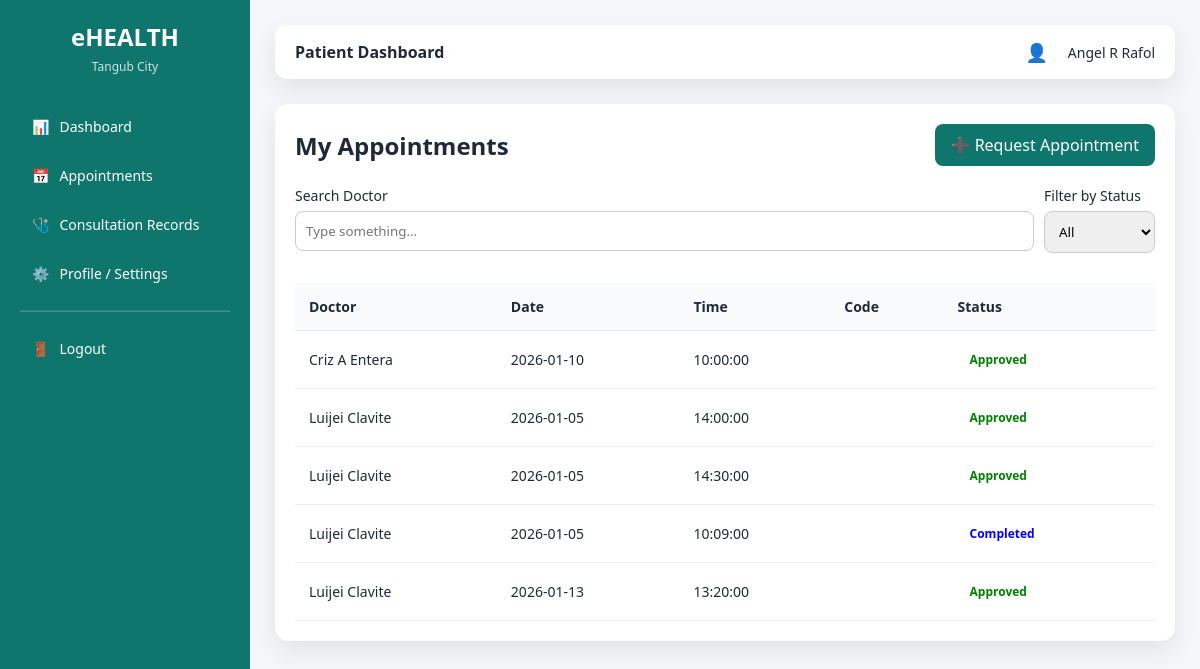
/patient/appointments.php (signed in), run on an earlier commit of the app's database.
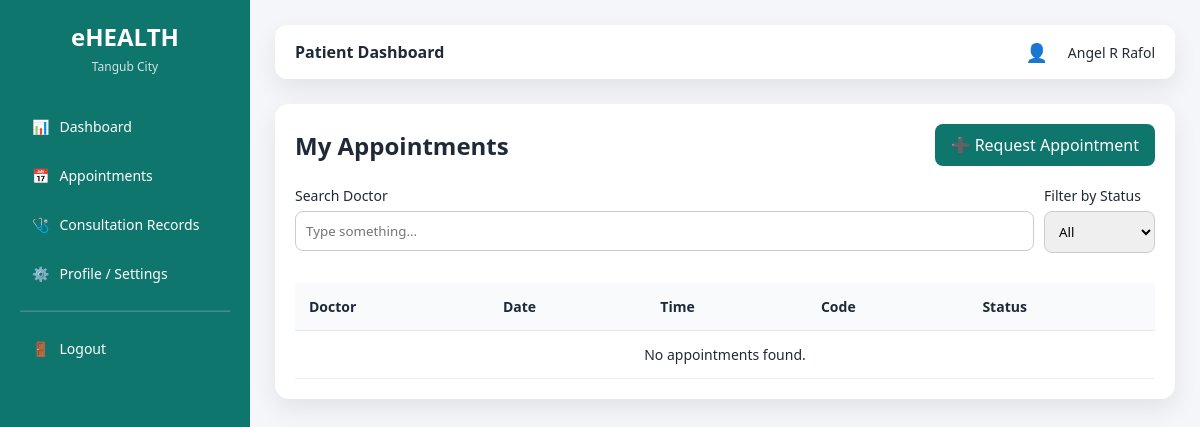
And on a later commit of the database.
### tables this page shows
CREATE TABLE `appointments` (
  `appointment_id` int(11) NOT NULL,
  `patient_id` int(11) NOT NULL,
  `doctor_id` int(11) NOT NULL,
  `appointment_date` date NOT NULL,
  `appointment_time` varchar(20) NOT NULL,
  `type` varchar(255) NOT NULL,
  `reason` text DEFAULT NULL,
  `qr_code` int(11) NOT NULL DEFAULT 100000,
  `status` enum('Pending','Approved','Completed','Check-in','Cancelled') DEFAULT 'Pending',
  `created_at` timestamp NOT NULL DEFAULT current_timestamp()
);

CREATE TABLE `users` (
  `user_id` int(11) NOT NULL,
  `full_name` varchar(100) NOT NULL,
  `email` varchar(100) NOT NULL,
  `password` varchar(255) NOT NULL,
  `role` enum('admin','staff','doctor','patient') NOT NULL,
  `status` enum('active','inactive') DEFAULT 'active',
  `created_at` timestamp NOT NULL DEFAULT current_timestamp()
);

### patient/appointments.php (the view, shortened to what this page needs)
<?php
require_once "../config/database.php";
$user_id = $_SESSION['user_id'];
$p = mysqli_fetch_assoc(
    mysqli_query($conn, "SELECT patient_id FROM patients WHERE user_id = $user_id")
);
$patient_id = $p['patient_id'];
$appointments = mysqli_query($conn, "
    SELECT
        a.appointment_date,
        a.appointment_time,
        a.status,
        a.qr_code,
        u.full_name AS doctor_name
    FROM appointments a
    JOIN users u ON a.doctor_id = u.user_id
    WHERE a.patient_id = $patient_id
    ORDER BY a.appointment_id DESC
");
?>
<!DOCTYPE html>
<html>
<head>
    <link rel="stylesheet" href="../assets/css/ui.css">
</head>
<body>
<div class="layout">
    <?php require "../layouts/sidebar.php"; ?>
    <main class="main">
        <?php require "../layouts/topbar.php"; ?>
        <div class="card">
            <div class="page-header">
                <h2>My Appointments</h2>
                <a href="request_appointment.php" class="btn-primary">
                    ➕ Request Appointment
                </a>
            </div>
            <div style="display: flex; justify-content: space-between; margin-bottom: 15px;">
                <div class="form-group" style="flex: 1; margin-right: 10px;">
                    <label>Search Doctor</label>
                    <input type="text" id="searchInput" placeholder="Type something..." />
                </div>
                <div class="form-group">
                    <label>Filter by Status</label>
                    <select id="statusFilter">
                        <option value="all">All</option>
                    </select>
                </div>
            </div>
            <table class="data-table" id="appointmentsTable">
                <thead>
                    <tr>
                        <th>Doctor</th>
                        <th>Date</th>
                        <th>Time</th>
                        <th>Code</th>
                        <th>Status</th>
                    </tr>
                </thead>
                <tbody>
                    <?php if(mysqli_num_rows($appointments) > 0): ?>
                        <?php while($row = mysqli_fetch_assoc($appointments)): ?>
                            <tr>
                                <td class="doctor"><?= htmlspecialchars($row['doctor_name']) ?></td>
                                <td><?= htmlspecialchars($row['appointment_date']) ?></td>
                                <td><?= htmlspecialchars(strtoupper($row['appointment_time'])) ?></td>
                                <td><?= htmlspecialchars($row['qr_code']) ?></td>
                                <td>
                                    <span
                                        class="status <?= strtolower(trim($row['status'])) ?>"
                                        data-status="<?= strtolower(trim($row['status'])) ?>"
                                    >
                                        <?= ucfirst($row['status']) ?>
                                    </span>
                                </td>
                            </tr>
                        <?php endwhile; ?>
                    <?php else: ?>
                        <tr class="no-data-row">
                            <td colspan="5" class="text-center">No appointments found.</td>
                        </tr>
                    <?php endif; ?>
                </tbody>
            </table>
        </div>
    </main>
</div>
</body>
</html>

### layouts/sidebar.php (shortened to what this page needs)
<?php
$role = $_SESSION['role'];
$current = basename($_SERVER['PHP_SELF']);
?>
<aside class="sidebar">
    <div class="sidebar-header">
        <h2>eHEALTH</h2>
        <p class="subtitle">Tangub City</p>
    </div>
    <nav class="menu">
        <?php if ($role === 'patient'): ?>
            <a href="dashboard.php" class="<?= $current=='dashboard.php'?'active':'' ?>">
                📊 <span>Dashboard</span>
            </a>
            <a href="appointments.php">
                📅 <span>Appointments</span>
            </a>
            <a href="consultations.php">
                🩺 <span>Consultation Records</span>
            </a>
            <a href="profile.php">
                ⚙️ <span>Profile / Settings</span>
            </a>
        <?php endif; ?>
        <hr style="margin:15px 0;border-color:rgba(255,255,255,0.2);">
        <a href="../auth/logout.php">
            🚪 <span>Logout</span>
        </a>
    </nav>
</aside>

### layouts/topbar.php (shortened to what this page needs)
<?php
$role = ucfirst($_SESSION['role']);
$full_name = $_SESSION['full_name'];
?>
<header class="topbar">
    <div class="topbar-left">
        <strong><?= $role ?> Dashboard</strong>
    </div>
    <div class="topbar-right">
        <div class="notif">
            👤
        </div>
        <span class="user-name"><?= htmlspecialchars($full_name) ?></span>
    </div>
</header>

### assets/css/ui.css (style rules this page uses)
:root { --primary: #0f766e; --primary-dark: #115e59; --background: #f4f6f9; --card-bg: #ffffff; --text-dark: #1f2937; --accent: #f59e0b; --danger: #dc2626; --success: #16a34a; --shadow: 0 10px 25px rgba(0,0,0,0.08); }
* { margin: 0; padding: 0; box-sizing: border-box; font-family: "Segoe UI", Tahoma, sans-serif; }
a { text-decoration: none; }
body { background: var(--background); color: var(--text-dark); }
.btn-primary { background: var(--primary); color: #fff; border: none; padding: 10px 16px; border-radius: 8px; cursor: pointer; transition: 0.2s ease; }
.form-group { margin-bottom: 15px; }
.form-group label { display: block; margin-bottom: 6px; font-size: 14px; }
.form-group input, .form-group select { width: 100%; padding: 10px; border-radius: 8px; border: 1px solid #ccc; }
.text-center { text-align: center; }
.layout { display: flex; min-height: 100vh; }
.main { flex: 1; padding: 25px; background: var(--background); overflow-y: auto; }
.data-table { width: 100%; border-collapse: collapse; }
.data-table thead th { background: #f8fafc; padding: 14px; font-size: 14px; text-align: left; font-weight: 600; border-bottom: 1px solid #e5e7eb; }
.data-table tbody td { padding: 14px; font-size: 14px; border-bottom: 1px solid #eee; vertical-align: middle; }
.page-header { display: flex; justify-content: space-between; align-items: center; margin-bottom: 20px; }
.card { background: #ffffff; padding: 20px; border-radius: 14px; box-shadow: var(--shadow); }
table { width: 100%; border-collapse: collapse; }
table th, table td { padding: 14px; border-bottom: 1px solid #eee; text-align: left; font-size: 14px; }
table th { background: #f8fafc; font-weight: 600; }
.status { padding: 6px 12px; border-radius: 12px; font-size: 12px; font-weight: 600; display: inline-block; }

### layouts/sidebar.php (style rules this page uses)
.sidebar { width: 250px; background: var(--primary); color: #fff; min-height: 100vh; padding: 20px; }
.sidebar-header { text-align: center; margin-bottom: 30px; }
.sidebar-header h2 { margin-bottom: 5px; }
.sidebar-header .subtitle { font-size: 12px; opacity: 0.8; }
.menu a { display: flex; align-items: center; gap: 10px; padding: 12px; color: #fff; text-decoration: none; border-radius: 8px; margin-bottom: 6px; font-size: 14px; }
.menu a span { white-space: nowrap; }

### layouts/topbar.php (style rules this page uses)
.topbar { background: #fff; padding: 15px 20px; border-radius: 12px; box-shadow: var(--shadow); display: flex; justify-content: space-between; align-items: center; margin-bottom: 25px; }
.topbar-right { display: flex; align-items: center; gap: 20px; }
.notif { position: relative; font-size: 18px; }
.user-name { font-size: 14px; font-weight: 500; }

### patient/appointments.php (style rules this page uses)
.status.approved { color: green; font-weight: bold; }
.status.completed { color: blue; font-weight: bold; }

What changed in the data, as far as the page shows it:
removed appointments: doctor.full_name "Criz A Entera", appointment_date "2026-01-10", appointment_time "10:00:00", status "Approved"
removed appointments: doctor.full_name "Luijei Clavite", appointment_date "2026-01-05", appointment_time "14:00:00", status "Approved"
removed appointments: doctor.full_name "Luijei Clavite", appointment_date "2026-01-05", appointment_time "14:30:00", status "Approved"
removed appointments: doctor.full_name "Luijei Clavite", appointment_date "2026-01-05", appointment_time "10:09:00", status "Completed"
removed appointments: doctor.full_name "Luijei Clavite", appointment_date "2026-01-13", appointment_time "13:20:00", status "Approved"
Also different on the page:
text now shown: "No appointments found."
